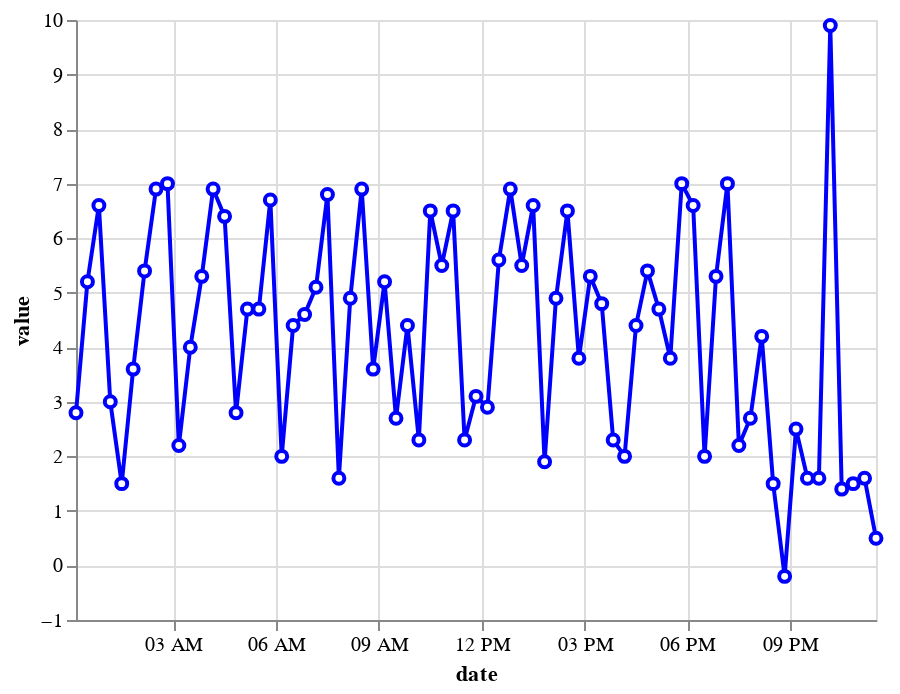

Notebook cell for this chart:
### Markdown cell above
Draw everything in a chart using the altair library (i haven't used this library since it doesn't have any support for return the data selected)

### Code cell
import altair as alt

brush = alt.selection_interval(encodings=['x'])

color = alt.condition(brush, alt.value('blue'), alt.value('lightgray'))

chart = alt.Chart(data).mark_line(point={
    "filled": False,
    "fill": 'white'
    }).encode(
        y=alt.Y('value', sort=alt.EncodingSortField('value', order='descending')),
        x='date',
        color=color
).add_selection(
    brush
)

chart

### Figure 1 — Vega-Lite specification as saved in the notebook (floating-point values rounded to 4 significant figures)
{"config": {"view": {"continuousWidth": 400, "continuousHeight": 300}}, "data": {"name": "data-beaf6bd6c720e1ef693c5eb5b04b1587"}, "mark": {"type": "line", "point": {"filled": false, "fill": "white"}}, "encoding": {"color": {"condition": {"value": "blue", "selection": "selector003"}, "value": "lightgray"}, "x": {"type": "temporal", "field": "date"}, "y": {"type": "quantitative", "field": "value", "sort": {"field": "value", "order": "descending"}}}, "selection": {"selector003": {"type": "interval", "encodings": ["x"]}}, "$schema": "https://vega.github.io/schema/vega-lite/v4.8.1.json", "datasets": {"data-beaf6bd6c720e1ef693c5eb5b04b1587": [{"date": "2020-11-08T00:10:03", "value": 2.8}, {"date": "2020-11-08T00:30:03", "value": 5.2}, {"date": "2020-11-08T00:50:05", "value": 6.6}, {"date": "2020-11-08T01:10:03", "value": 3.0}, {"date": "2020-11-08T01:30:04", "value": 1.5}, {"date": "2020-11-08T01:50:05", "value": 3.6}, {"date": "2020-11-08T02:10:02", "value": 5.4}, {"date": "2020-11-08T02:30:04", "value": 6.9}, {"date": "2020-11-08T02:50:08", "value": 7.0}, {"date": "2020-11-08T03:10:02", "value": 2.2}, {"date": "2020-11-08T03:30:04", "value": 4.0}, {"date": "2020-11-08T03:50:08", "value": 5.3}, {"date": "2020-11-08T04:10:02", "value": 6.9}, {"date": "2020-11-08T04:30:03", "value": 6.4}, {"date": "2020-11-08T04:50:09", "value": 2.8}, {"date": "2020-11-08T05:10:02", "value": 4.7}, {"date": "2020-11-08T05:30:03", "value": 4.7}, {"date": "2020-11-08T05:50:09", "value": 6.7}, {"date": "2020-11-08T06:10:03", "value": 2.0}, {"date": "2020-11-08T06:30:04", "value": 4.4}, {"date": "2020-11-08T06:50:04", "value": 4.6}, {"date": "2020-11-08T07:10:03", "value": 5.1}, {"date": "2020-11-08T07:30:04", "value": 6.8}, {"date": "2020-11-08T07:50:05", "value": 1.6}, {"date": "2020-11-08T08:10:03", "value": 4.9}, {"date": "2020-11-08T08:30:03", "value": 6.9}, {"date": "2020-11-08T08:50:05", "value": 3.6}, {"date": "2020-11-08T09:10:03", "value": 5.2}, {"date": "2020-11-08T09:30:03", "value": 2.7}, {"date": "2020-11-08T09:50:05", "value": 4.4}, {"date": "2020-11-08T10:10:03", "value": 2.3}, {"date": "2020-11-08T10:30:04", "value": 6.5}, {"date": "2020-11-08T10:50:09", "value": 5.5}, {"date": "2020-11-08T11:10:03", "value": 6.5}, {"date": "2020-11-08T11:30:04", "value": 2.3}, {"date": "2020-11-08T11:50:05", "value": 3.1}, {"date": "2020-11-08T12:10:04", "value": 2.9}, {"date": "2020-11-08T12:30:04", "value": 5.6}, {"date": "2020-11-08T12:50:05", "value": 6.9}, {"date": "2020-11-08T13:10:03", "value": 5.5}, {"date": "2020-11-08T13:30:03", "value": 6.6}, {"date": "2020-11-08T13:50:04", "value": 1.9}, {"date": "2020-11-08T14:10:02", "value": 4.9}, {"date": "2020-11-08T14:30:03", "value": 6.5}, {"date": "2020-11-08T14:50:05", "value": 3.8}, {"date": "2020-11-08T15:10:03", "value": 5.3}, {"date": "2020-11-08T15:30:03", "value": 4.8}, {"date": "2020-11-08T15:50:08", "value": 2.3}, {"date": "2020-11-08T16:10:03", "value": 2.0}, {"date": "2020-11-08T16:30:04", "value": 4.4}, {"date": "2020-11-08T16:50:09", "value": 5.4}, {"date": "2020-11-08T17:10:03", "value": 4.7}, {"date": "2020-11-08T17:30:05", "value": 3.8}, {"date": "2020-11-08T17:50:05", "value": 7.0}, {"date": "2020-11-08T18:10:04", "value": 6.6}, {"date": "2020-11-08T18:30:04", "value": 2.0}, {"date": "2020-11-08T18:50:06", "value": 5.3}, {"date": "2020-11-08T19:10:03", "value": 7.0}, {"date": "2020-11-08T19:30:04", "value": 2.2}, {"date": "2020-11-08T19:50:09", "value": 2.7}, {"date": "2020-11-08T20:10:03", "value": 4.2}, {"date": "2020-11-08T20:30:05", "value": 1.5}, {"date": "2020-11-08T20:50:10", "value": -0.2}, {"date": "2020-11-08T21:10:03", "value": 2.5}, {"date": "2020-11-08T21:30:03", "value": 1.6}, {"date": "2020-11-08T21:50:08", "value": 1.6}, {"date": "2020-11-08T22:10:03", "value": 9.9}, {"date": "2020-11-08T22:30:04", "value": 1.4}, {"date": "2020-11-08T22:50:09", "value": 1.5}, {"date": "2020-11-08T23:10:02", "value": 1.6}, {"date": "2020-11-08T23:30:03", "value": 0.5}]}}
